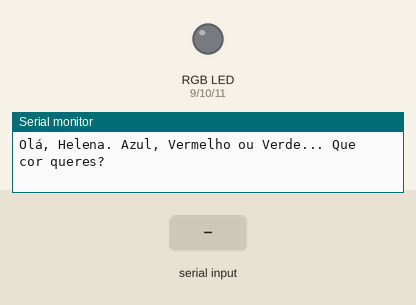
A sketch run on a simulated Arduino Uno, built with avr-gcc and run on an emulated ATmega328P. On the bench: an RGB LED mixed from three pins (HIGH = lit), the last lines printed to the serial monitor. Inputs (shaded band) come from the test bench. Dim RGB values are drawn brighter than linear.

Above: at 1.8 s.
1.9 s: "vermelho" received over Serial
At 3.6 s:
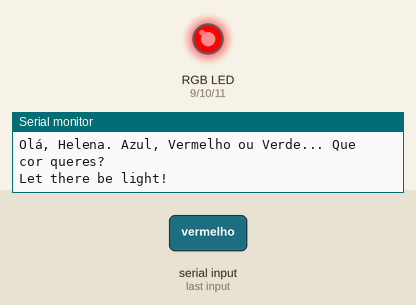
4.4 s: "rosa" received over Serial
At 6.6 s:
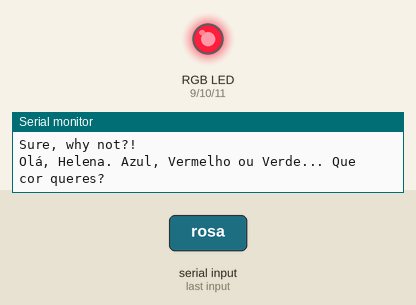
6.9 s: "azul" received over Serial
At 8.5 s:
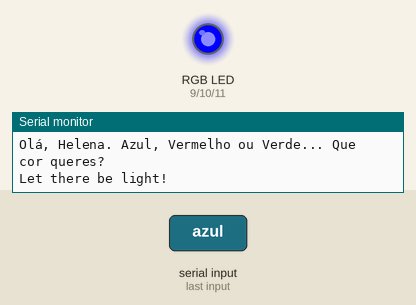
9.4 s: "verde" received over Serial
At 11.6 s:
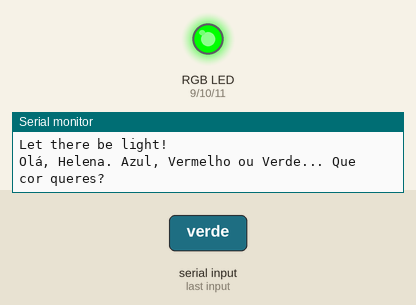
11.9 s: "roxo" received over Serial
At 13.5 s:
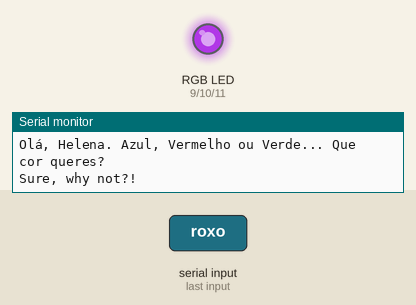
14.4 s: "vermelho" received over Serial
At 16.7 s:
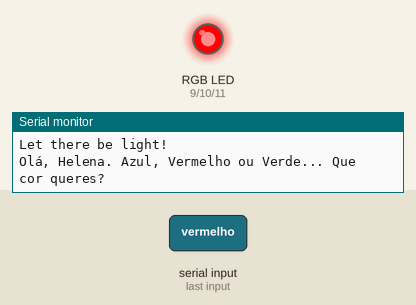
Timing chart, 0 to 17.9 s (numbered marks = the images above; inputs shaded):
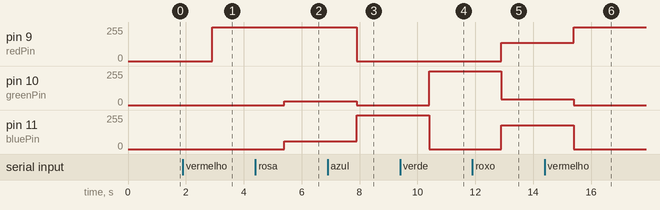

The sketch:

15_understanding_rgb_leds.ino
```cpp
// We have an RGB LED, connected. 3 resistors, and respective wires + GND

int redPin = 9; // Using PWM-capable pins
int greenPin = 10;
int bluePin = 11;
String msg = "Olá, Helena. Azul, Vermelho ou Verde... Que cor queres?";
String errorMsg = "Estás bem? Não percebi. Podes repetir?";
String weirdMsg = "Sure, why not?!";
String lightMsg = "Let there be light!";
String myColor;
int rest = 1000;

void setup() {
  // put your setup code here, to run once:
Serial.begin(9600);
pinMode(redPin, OUTPUT);
pinMode(greenPin, OUTPUT);
pinMode(bluePin, OUTPUT);
}

void loop() {
  // put your main code here, to run repeatedly:
  delay(rest);
Serial.println(msg);
while (Serial.available() == 0){
}
myColor = Serial.readString();
myColor.trim();
myColor.toLowerCase();

if (myColor == "vermelho") {
  Serial.println(lightMsg);
  digitalWrite(redPin, HIGH);
  digitalWrite(greenPin, LOW);
  digitalWrite(bluePin, LOW);
}
else if (myColor == "azul") {
  Serial.println(lightMsg);
  digitalWrite(redPin, LOW);
  digitalWrite(greenPin, LOW);
  digitalWrite(bluePin, HIGH);
}
else if (myColor == "verde") {
  Serial.println(lightMsg);
  digitalWrite(redPin, LOW);
  digitalWrite(greenPin, HIGH);
  digitalWrite(bluePin, LOW);
}
else if (myColor == "rosa") {
  Serial.println(weirdMsg);
  // We need analogWrite to introduce variability in the light
  analogWrite(redPin, 255);
  analogWrite(greenPin, 30);
  analogWrite(bluePin, 60);
}
else if (myColor == "roxo") {
  Serial.println(weirdMsg);
  // We need analogWrite to introduce variability in the light
  analogWrite(redPin, 138);
  analogWrite(greenPin, 43);
  analogWrite(bluePin, 180);
}
else {
  Serial.println(errorMsg);
  digitalWrite(redPin, LOW);
  digitalWrite(greenPin, LOW);
  digitalWrite(bluePin, LOW);
}
}
```

Measured:
- after the input at 1.9 s, pin 9 (redPin): 0/255 → 255/255 after 1.0 s
- after the input at 4.4 s, pin 10 (greenPin): 0/255 → 30/255 after 1.0 s; pin 11 (bluePin): 0/255 → 60/255 after 1.0 s
- after the input at 6.9 s, pin 9 (redPin): 255/255 → 0/255 after 1.0 s; pin 10 (greenPin): 30/255 → 0/255 after 1.0 s; pin 11 (bluePin): 60/255 → 255/255 after 1.0 s
- after the input at 9.4 s, pin 10 (greenPin): 0/255 → 255/255 after 1.0 s; pin 11 (bluePin): 255/255 → 0/255 after 1.0 s
- after the input at 11.9 s, pin 9 (redPin): 0/255 → 138/255 after 1.0 s; pin 10 (greenPin): 255/255 → 43/255 after 1.0 s; pin 11 (bluePin): 0/255 → 180/255 after 1.0 s
- after the input at 14.4 s, pin 9 (redPin): 138/255 → 255/255 after 1.0 s; pin 10 (greenPin): 43/255 → 0/255 after 1.0 s; pin 11 (bluePin): 180/255 → 0/255 after 1.0 s
